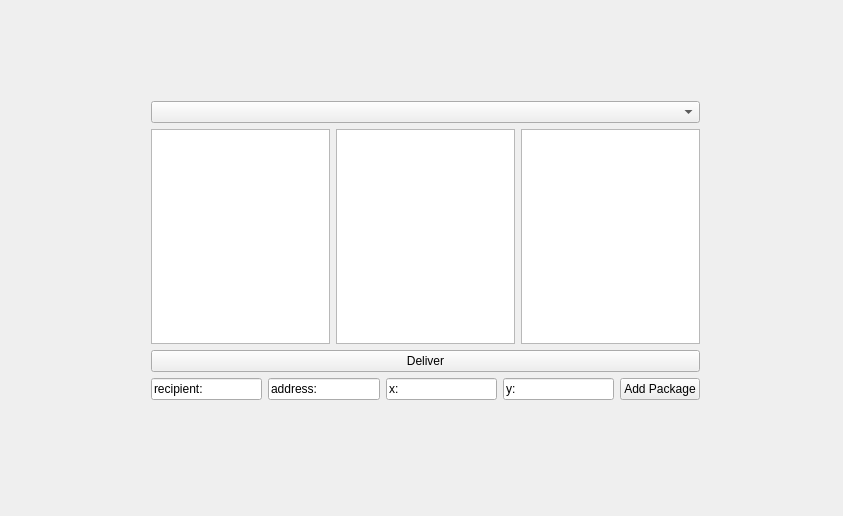
<?xml version="1.0" encoding="UTF-8"?>
<ui version="4.0">
 <class>guiClass</class>
 <widget class="QWidget" name="guiClass">
  <property name="geometry">
   <rect>
    <x>0</x>
    <y>0</y>
    <width>843</width>
    <height>516</height>
   </rect>
  </property>
  <property name="windowTitle">
   <string>gui</string>
  </property>
  <widget class="QWidget" name="verticalLayoutWidget">
   <property name="geometry">
    <rect>
     <x>140</x>
     <y>90</y>
     <width>571</width>
     <height>321</height>
    </rect>
   </property>
   <layout class="QVBoxLayout" name="verticalLayout">
    <item>
     <widget class="QComboBox" name="comboBox"/>
    </item>
    <item>
     <layout class="QHBoxLayout" name="horizontalLayout">
      <item>
       <widget class="QListWidget" name="courierPackages"/>
      </item>
      <item>
       <widget class="QGraphicsView" name="graphicsView"/>
      </item>
      <item>
       <widget class="QListWidget" name="allPackages"/>
      </item>
     </layout>
    </item>
    <item>
     <widget class="QPushButton" name="deliver">
      <property name="text">
       <string>Deliver</string>
      </property>
     </widget>
    </item>
    <item>
     <layout class="QHBoxLayout" name="horizontalLayout_2">
      <item>
       <widget class="QLineEdit" name="recipient">
        <property name="text">
         <string>recipient:</string>
        </property>
       </widget>
      </item>
      <item>
       <widget class="QLineEdit" name="address">
        <property name="text">
         <string>address:</string>
        </property>
       </widget>
      </item>
      <item>
       <widget class="QLineEdit" name="x">
        <property name="text">
         <string>x:</string>
        </property>
       </widget>
      </item>
      <item>
       <widget class="QLineEdit" name="y">
        <property name="text">
         <string>y:</string>
        </property>
       </widget>
      </item>
      <item>
       <widget class="QPushButton" name="addPackage">
        <property name="text">
         <string>Add Package</string>
        </property>
       </widget>
      </item>
     </layout>
    </item>
   </layout>
  </widget>
 </widget>
 <layoutdefault spacing="6" margin="11"/>
 <resources>
  <include location="gui.qrc"/>
 </resources>
 <connections/>
</ui>
